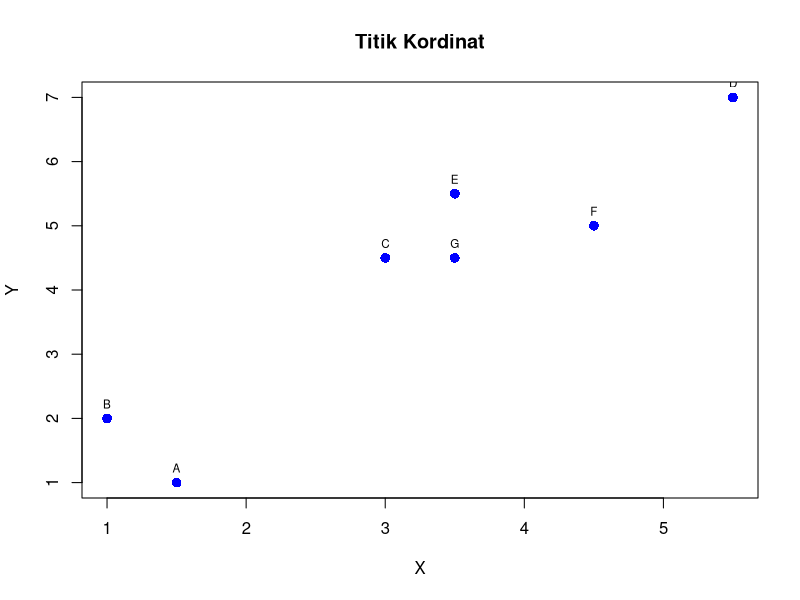
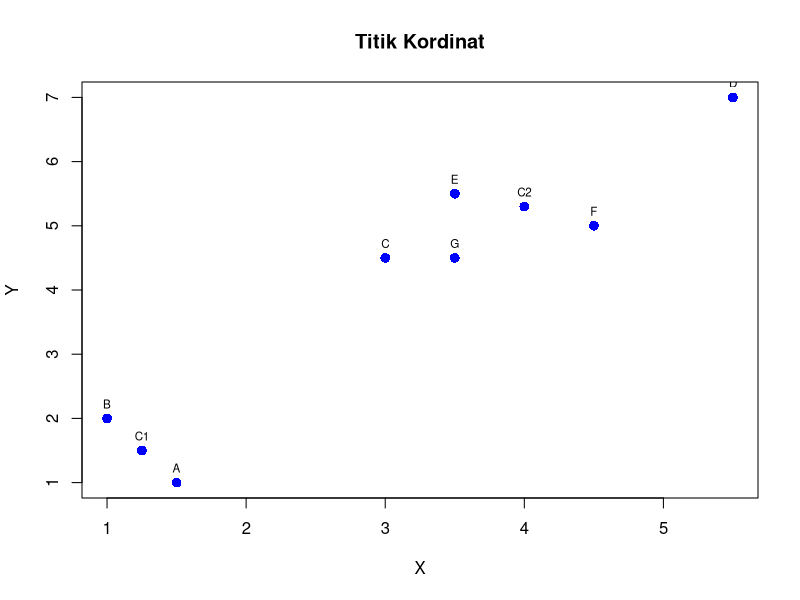

These charts were generated, in order, by the following R code:
## ---- chunk 1
x <- c(1.5,1.0,3.0,5.5,3.5,4.5,3.5)
y <- c(1.0,2.0,4.5,7.0,5.5,5.0,4.5)
titik <- c('A','B','C','D','E','F','G')

df <- data.frame(titik = c('A','B','C','D','E','F','G'), x = c(1.5,1.0,3.0,5.5,3.5,4.5,3.5), y = c(1.0,2.0,4.5,7.0,5.5,5.0,4.5))
print(df)
## ---- chunk 2
plot(x,y,col="blue",main="Titik Kordinat",cex=1.3,pch=16,xlab="X",ylab="Y")
text(x,y, labels=titik, cex=0.7,pos=3)
## ---- chunk 3

print("Menghitung jarak dengan Euclidean distance \n")

euclidean_distance <- function(data,centroid){
  toris = nrow(data)
  a=1
  nilai_d = c()
  d = c()

  while(a<=toris){
    if(centroid != a){
      hasil = sqrt((data[centroid,2] - data[a,2])^2 + (data[centroid,3]-data[a,3])^2)
      nilai_d = c(nilai_d, hasil)
      d = c(d,paste(data[centroid,1],data[a,1], sep =""))
      #print(paste("Hasil dari ",data[centroid,1],data[a,1]," : ",hasil,sep=""))
    }
    a=1+a
  }
  datahasil <- data.frame(Titik = d, Jarak = nilai_d)
  return (datahasil)
}


## ---- chunk 4
cluster_1 = euclidean_distance(df, 2)
print(cluster_1)
## ---- chunk 5
cluster_2 = euclidean_distance(df, 6)
print(cluster_2)
## ---- chunk 6
print("Hasil dari perhitungan")
#data_hasil = data.frame( d = d,nilai_d=nilai_d )
#print(data_hasil)
## ---- chunk 7

mean_centroid <- function(data, dataPilih){
  toris = nrow(data)
  pp = length(dataPilih)
  a=1
  dataX = 0
  dataY = 0
  while(a<=toris){
    b=1
    while(b<=pp){
      if(a == dataPilih[b]){
        dataX = dataX + data[a,2]
        dataY = dataY + data[a,3]
      }
      b=b+1
    }
    a=1+a
  }
  dataY = dataY/pp
  dataX = dataX/pp
  datahasil <- c(dataX,dataY)
  #print(datahasil)
  return(datahasil)
}
## ---- chunk 8
titikTerpilih1 <- c(1,2)
titikTerpilih2 <- c(3,4,5,6,7)
centroid1 <- mean_centroid(df,titikTerpilih1)
centroid2 <- mean_centroid(df,titikTerpilih2)

print(centroid1)
print(centroid2)
print(paste("Jadi titik centroid ke-1 yang baru adalah ",centroid1[1]," , ",centroid1[2]," , ","sebut saja C1",sep=""))
print(paste("Jadi titik centroid ke-2 yang baru adalah ",centroid2[1]," , ",centroid2[2]," , ","sebut saja C2",sep=""))
#print(titikTerpilih1[1])
## ---- chunk 9
x <- c(centroid1[1],centroid2[1])
y <- c(centroid1[2],centroid2[2])
titik <- c('C1','C2')
dfc <- data.frame(titik = c('C1','C2'), x = c(centroid1[1],centroid2[1]), y = c(centroid1[2],centroid2[2]))
df1 <- rbind(df, dfc)
plot(df1$x,df1$y,col="blue",main="Titik Kordinat",cex=1.3,pch=16,xlab="X",ylab="Y")
text(df1$x,df1$y, labels=df1$titik, cex=0.7,pos=3)
print(df1)
## ---- chunk 10

print("Menghitung jarak dengan Euclidean distance \n")

euclidean_distance_centroid <- function(data,centroid_x,centroid_y,nama){
  toris = nrow(data)
  a=1
  nilai_d = c()
  d = c()

  while(a<=toris){
    hasil = sqrt((centroid_x - data[a,2])^2 + (centroid_y-data[a,3])^2)
    nilai_d = c(nilai_d, hasil)
    d = c(d,paste(data[a,1],nama, sep =""))
    #print(paste("Hasil dari ",data[centroid,1],data[a,1]," : ",hasil,sep=""))
    a=1+a
  }
  datahasil <- data.frame(Titik = d, Jarak = nilai_d)
  return (datahasil)
}
## ---- chunk 11
jarak1 <- euclidean_distance_centroid(df,centroid1[1],centroid1[2],"C1")
print(jarak1)
## ---- chunk 12
jarak2 <- euclidean_distance_centroid(df,centroid2[1],centroid2[2],"C2")
print(jarak2)
